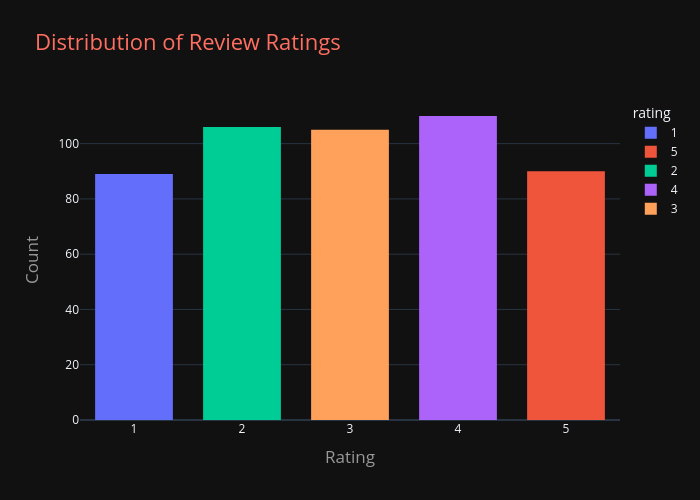

Notebook cell for this chart:
### Markdown cell above
**Things to check**

1. 📊 What is the distribution of review ratings?
2. 👍👎 How many reviews were marked as helpful (above a certain threshold)?
3. 🧭 What are the most common keywords in positive vs. negative reviews?
4. 📆 How has the average rating changed over time?
5. 🌍 How do ratings vary by user location?
6. 🧑💻 Which platform (Web vs Mobile) gets better reviews?
7. ✅❌ 7. Are verified users more satisfied than non-verified ones?
8. 🔠 8. What’s the average length of reviews per rating category?
9. 💬 9. What are the most mentioned words in 1-star reviews?
10. 📱🧪 10. What ChatGPT version received the highest average rating?

### Code cell
#1 What is the distribution of review ratings?
# Bar plot

fig1 = px.histogram(review_df, x='rating', title='Distribution of Review Ratings', color='rating')

fig1.update_layout(
    width = 700,
    height = 500,
    xaxis_title='Rating',
    yaxis_title='Count',
    bargap=0.2,
    bargroupgap=0.1
)
fig1.update_layout(
    title_font=dict(color='#FF6F61', size=22),  # Title color
    xaxis_title=dict(font = dict(color='#999999', size=17)),
    yaxis_title=dict(font = dict(color='#999999', size=17)),
    template="plotly_dark")
fig1.show()

### Figure 1 — Plotly figure (JSON) as saved in the notebook; plotly's stock layout.template omitted (floating-point values rounded to 4 significant figures)
{"data": [{"bingroup": "x", "hovertemplate": "rating=%{x}<br>count=%{y}<extra></extra>", "legendgroup": "1", "marker": {"color": "#636efa", "pattern": {"shape": ""}}, "name": "1", "orientation": "v", "showlegend": true, "type": "histogram", "x": [1, 1, 1, 1, 1, 1, 1, 1, 1, 1, 1, 1, 1, 1, 1, 1, 1, 1, 1, 1, 1, 1, 1, 1, 1, 1, 1, 1, 1, 1, 1, 1, 1, 1, 1, 1, 1, 1, 1, 1, 1, 1, 1, 1, 1, 1, 1, 1, 1, 1, 1, 1, 1, 1, 1, 1, 1, 1, 1, 1, 1, 1, 1, 1, 1, 1, 1, 1, 1, 1, 1, 1, 1, 1, 1, 1, 1, 1, 1, 1, 1, 1, 1, 1, 1, 1, 1, 1, 1], "xaxis": "x", "yaxis": "y"}, {"bingroup": "x", "hovertemplate": "rating=%{x}<br>count=%{y}<extra></extra>", "legendgroup": "5", "marker": {"color": "#EF553B", "pattern": {"shape": ""}}, "name": "5", "orientation": "v", "showlegend": true, "type": "histogram", "x": [5, 5, 5, 5, 5, 5, 5, 5, 5, 5, 5, 5, 5, 5, 5, 5, 5, 5, 5, 5, 5, 5, 5, 5, 5, 5, 5, 5, 5, 5, 5, 5, 5, 5, 5, 5, 5, 5, 5, 5, 5, 5, 5, 5, 5, 5, 5, 5, 5, 5, 5, 5, 5, 5, 5, 5, 5, 5, 5, 5, 5, 5, 5, 5, 5, 5, 5, 5, 5, 5, 5, 5, 5, 5, 5, 5, 5, 5, 5, 5, 5, 5, 5, 5, 5, 5, 5, 5, 5, 5], "xaxis": "x", "yaxis": "y"}, {"bingroup": "x", "hovertemplate": "rating=%{x}<br>count=%{y}<extra></extra>", "legendgroup": "2", "marker": {"color": "#00cc96", "pattern": {"shape": ""}}, "name": "2", "orientation": "v", "showlegend": true, "type": "histogram", "x": [2, 2, 2, 2, 2, 2, 2, 2, 2, 2, 2, 2, 2, 2, 2, 2, 2, 2, 2, 2, 2, 2, 2, 2, 2, 2, 2, 2, 2, 2, 2, 2, 2, 2, 2, 2, 2, 2, 2, 2, 2, 2, 2, 2, 2, 2, 2, 2, 2, 2, 2, 2, 2, 2, 2, 2, 2, 2, 2, 2, 2, 2, 2, 2, 2, 2, 2, 2, 2, 2, 2, 2, 2, 2, 2, 2, 2, 2, 2, 2, 2, 2, 2, 2, 2, 2, 2, 2, 2, 2, 2, 2, 2, 2, 2, 2, 2, 2, 2, 2, 2, 2, 2, 2, 2, 2], "xaxis": "x", "yaxis": "y"}, {"bingroup": "x", "hovertemplate": "rating=%{x}<br>count=%{y}<extra></extra>", "legendgroup": "4", "marker": {"color": "#ab63fa", "pattern": {"shape": ""}}, "name": "4", "orientation": "v", "showlegend": true, "type": "histogram", "x": [4, 4, 4, 4, 4, 4, 4, 4, 4, 4, 4, 4, 4, 4, 4, 4, 4, 4, 4, 4, 4, 4, 4, 4, 4, 4, 4, 4, 4, 4, 4, 4, 4, 4, 4, 4, 4, 4, 4, 4, 4, 4, 4, 4, 4, 4, 4, 4, 4, 4, 4, 4, 4, 4, 4, 4, 4, 4, 4, 4, 4, 4, 4, 4, 4, 4, 4, 4, 4, 4, 4, 4, 4, 4, 4, 4, 4, 4, 4, 4, 4, 4, 4, 4, 4, 4, 4, 4, 4, 4, 4, 4, 4, 4, 4, 4, 4, 4, 4, 4, 4, 4, 4, 4, 4, 4, 4, 4, 4, 4], "xaxis": "x", "yaxis": "y"}, {"bingroup": "x", "hovertemplate": "rating=%{x}<br>count=%{y}<extra></extra>", "legendgroup": "3", "marker": {"color": "#FFA15A", "pattern": {"shape": ""}}, "name": "3", "orientation": "v", "showlegend": true, "type": "histogram", "x": [3, 3, 3, 3, 3, 3, 3, 3, 3, 3, 3, 3, 3, 3, 3, 3, 3, 3, 3, 3, 3, 3, 3, 3, 3, 3, 3, 3, 3, 3, 3, 3, 3, 3, 3, 3, 3, 3, 3, 3, 3, 3, 3, 3, 3, 3, 3, 3, 3, 3, 3, 3, 3, 3, 3, 3, 3, 3, 3, 3, 3, 3, 3, 3, 3, 3, 3, 3, 3, 3, 3, 3, 3, 3, 3, 3, 3, 3, 3, 3, 3, 3, 3, 3, 3, 3, 3, 3, 3, 3, 3, 3, 3, 3, 3, 3, 3, 3, 3, 3, 3, 3, 3, 3, 3], "xaxis": "x", "yaxis": "y"}], "layout": {"bargap": 0.2, "bargroupgap": 0.1, "barmode": "relative", "height": 500, "legend": {"title": {"text": "rating"}, "tracegroupgap": 0}, "title": {"font": {"color": "#FF6F61", "size": 22}, "text": "Distribution of Review Ratings"}, "width": 700, "xaxis": {"anchor": "y", "categoryarray": [1, 5, 2, 4, 3], "categoryorder": "array", "domain": [0, 1], "title": {"font": {"color": "#999999", "size": 17}, "text": "Rating"}}, "yaxis": {"anchor": "x", "domain": [0, 1], "title": {"font": {"color": "#999999", "size": 17}, "text": "Count"}}}}
